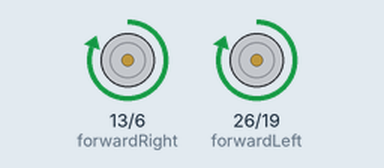
Bench run of a program on a simulated Raspberry Pi (BCM pin numbers). On the bench: motor-driver pin pairs drawn as motors (green arrow = first pin HIGH = forward, orange = second pin HIGH = backward, longer = more drive). At 40.0 s the program stops and its outputs stay as they are.

Above: at 2.5 s.
At 7.5 s:
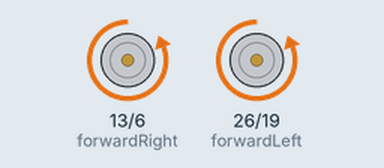
Timing chart, 0 to 13.0 s (numbered marks = the images above):
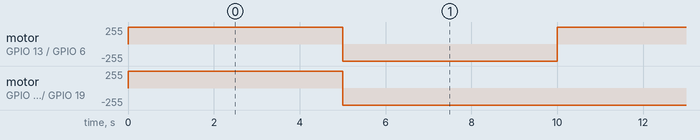

The program:

4channel.py
```python
#!/usr/bin/python3

from gpiozero import PWMOutputDevice
from time import sleep

#Definisi Driver Motor
# Motor A, Left Side GPIO CONSTANTS
PWM_FORWARD_LEFT_PIN = 26	# IN1 - Forward Drive
PWM_REVERSE_LEFT_PIN = 19	# IN2 - Reverse Drive
# Motor B, Right Side GPIO CONSTANTS
PWM_FORWARD_RIGHT_PIN = 13	# IN1 - Forward Drive
PWM_REVERSE_RIGHT_PIN = 6	# IN2 - Reverse Drive

# Initialise objects for H-Bridge PWM pins
# Set initial duty cycle to 0 and frequency to 1000
forwardLeft = PWMOutputDevice(PWM_FORWARD_LEFT_PIN, True, 0, 1000)
reverseLeft = PWMOutputDevice(PWM_REVERSE_LEFT_PIN, True, 0, 1000)

forwardRight = PWMOutputDevice(PWM_FORWARD_RIGHT_PIN, True, 0, 1000)
reverseRight = PWMOutputDevice(PWM_REVERSE_RIGHT_PIN, True, 0, 1000)


def allStop():
	forwardLeft.value = 0
	reverseLeft.value = 0
	forwardRight.value = 0
	reverseRight.value = 0

def forwardDrive():
	forwardLeft.value = 1.0
	reverseLeft.value = 0
	forwardRight.value = 1.0
	reverseRight.value = 0

def reverseDrive():
	forwardLeft.value = 0
	reverseLeft.value = 1.0
	forwardRight.value = 0
	reverseRight.value = 1.0

def spinLeft():
	forwardLeft.value = 0
	reverseLeft.value = 1.0
	forwardRight.value = 1.0
	reverseRight.value = 0

def SpinRight():
	forwardLeft.value = 1.0
	reverseLeft.value = 0
	forwardRight.value = 0
	reverseRight.value = 1.0

def forwardTurnLeft():
	forwardLeft.value = 0.2
	reverseLeft.value = 0
	forwardRight.value = 0.8
	reverseRight.value = 0

def forwardTurnRight():
	forwardLeft.value = 0.8
	reverseLeft.value = 0
	forwardRight.value = 0.2
	reverseRight.value = 0

def reverseTurnLeft():
	forwardLeft.value = 0
	reverseLeft.value = 0.2
	forwardRight.value = 0
	reverseRight.value = 0.8

def reverseTurnRight():
	forwardLeft.value = 0
	reverseLeft.value = 0.8
	forwardRight.value = 0
	reverseRight.value = 0.2

def main():
	allStop()
	forwardDrive()
	sleep(5)
	reverseDrive()
	sleep(5)
	spinLeft()
	sleep(5)
	SpinRight()
	sleep(5)
	forwardTurnLeft()
	sleep(5)
	forwardTurnRight()
	sleep(5)
	reverseTurnLeft()
	sleep(5)
	reverseTurnRight()
	sleep(5)
	allStop()


if __name__ == "__main__":
    """ This is executed when run from the command line """
    main()
```
